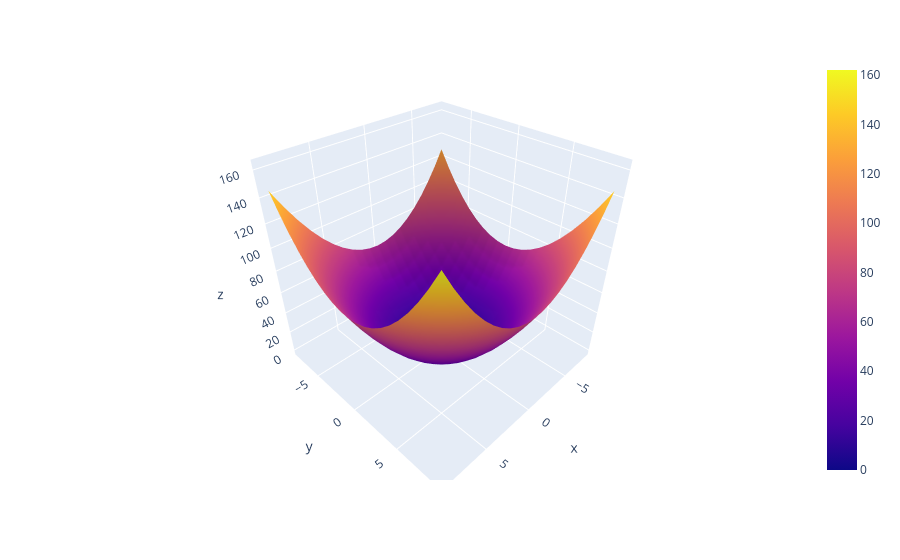

Notebook cell for this chart:
### Code cell
fig=px.scatter_3d()
fig.add_trace(go.Surface(x=xx,y=yy,z=zz))
fig.show()

### Figure 1 — Plotly figure (JSON) as saved in the notebook; plotly's stock layout.template omitted (floating-point values rounded to 4 significant figures; data arrays with more than 128 entries replaced by an {"elided": "..."} marker saying what was removed)
{"data": [{"hovertemplate": "<extra></extra>", "legendgroup": "", "marker": {"color": "#636efa", "symbol": "circle"}, "mode": "markers", "name": "", "scene": "scene", "showlegend": false, "type": "scatter3d"}, {"type": "surface", "x": {"elided": "20x20 float values"}, "y": {"elided": "20x20 float values"}, "z": {"elided": "20x20 float values"}}], "layout": {"legend": {"tracegroupgap": 0}, "margin": {"t": 60}, "scene": {"domain": {"x": [0, 1], "y": [0, 1]}}}}
